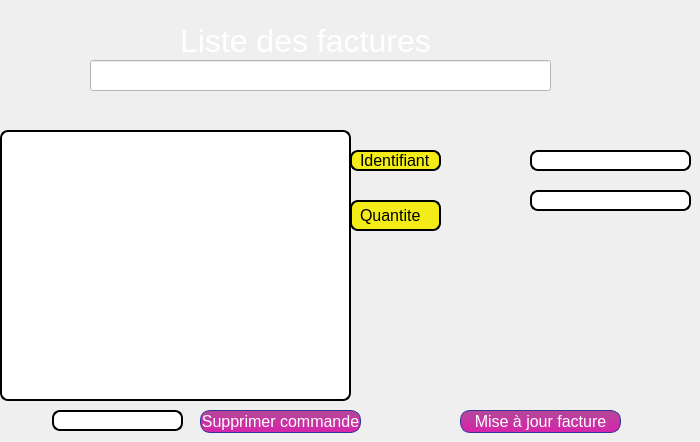
    <widget class="QWidget" name="tab_4">
     <attribute name="title">
      <string>Consultation des commandes</string>
     </attribute>
     <widget class="QLineEdit" name="montantS_4">
      <property name="geometry">
       <rect>
        <x>530</x>
        <y>190</y>
        <width>161</width>
        <height>21</height>
       </rect>
      </property>
      <property name="styleSheet">
       <string notr="true">QLineEdit {
background-color: rgb(255, 255, 255);
padding: 1px;
border-style: solid;
border: 2px solid black;
border-radius: 8px;
}</string>
      </property>
     </widget>
     <widget class="QLineEdit" name="idS_4">
      <property name="geometry">
       <rect>
        <x>530</x>
        <y>150</y>
        <width>161</width>
        <height>21</height>
       </rect>
      </property>
      <property name="styleSheet">
       <string notr="true">QLineEdit {
background-color: rgb(255, 255, 255);
padding: 1px;
border-style: solid;
border: 2px solid black;
border-radius: 8px;
}</string>
      </property>
     </widget>
     <widget class="QLabel" name="label_22">
      <property name="enabled">
       <bool>true</bool>
      </property>
      <property name="geometry">
       <rect>
        <x>350</x>
        <y>200</y>
        <width>91</width>
        <height>31</height>
       </rect>
      </property>
      <property name="font">
       <font>
        <pointsize>12</pointsize>
       </font>
      </property>
      <property name="styleSheet">
       <string notr="true">QLabel {
	color: rgb(0, 0, 0);
	background-color: rgb(243, 236, 23);
border: 2px solid;
border-radius: 8px;
padding: 2px 4px;
}</string>
      </property>
      <property name="text">
       <string>Quantite</string>
      </property>
     </widget>
     <widget class="QPushButton" name="pb_miseajour_2">
      <property name="geometry">
       <rect>
        <x>460</x>
        <y>410</y>
        <width>161</width>
        <height>23</height>
       </rect>
      </property>
      <property name="font">
       <font>
        <pointsize>12</pointsize>
       </font>
      </property>
      <property name="styleSheet">
       <string notr="true">QPushButton {
color: white;
	background-color: qlineargradient(spread:pad, x1:0.122, y1:0.988636, x2:0.118, y2:0, stop:0.0147059 rgba(214, 37, 170, 255), stop:0.936275 rgba(182, 69, 154, 255));
border-width: 1px;
border-color: #339;
border-style: solid;
border-radius: 10;
padding: -16px 0px;
min-height: 32px;
min-width: 60px;	
}
QPushButton:hover {
color: white;
background-color: qlineargradient(spread:pad, x1:0.122, y1:0.988636, x2:0.118, y2:0, stop:0.00490196 rgba(255, 0, 191, 255), stop:0.696078 rgba(174, 72, 150, 255), stop:1 rgba(242, 242, 242, 255));
border-width: 1px;
border-color: #339;
border-style: solid;
border-radius: 10;
padding: -16px 0px;
min-height: 32px;
min-width: 60px;	
}</string>
      </property>
      <property name="text">
       <string>Mise à jour facture</string>
      </property>
     </widget>
     <widget class="QLabel" name="label_24">
      <property name="geometry">
       <rect>
        <x>350</x>
        <y>150</y>
        <width>91</width>
        <height>21</height>
       </rect>
      </property>
      <property name="font">
       <font>
        <pointsize>12</pointsize>
       </font>
      </property>
      <property name="styleSheet">
       <string notr="true">QLabel {
	color: rgb(0, 0, 0);
	background-color: rgb(243, 236, 23);
border: 2px solid;
border-radius: 8px;
padding: 2px 4px;
}</string>
      </property>
      <property name="text">
       <string>Identifiant</string>
      </property>
     </widget>
     <widget class="QLineEdit" name="idsupp_2">
      <property name="geometry">
       <rect>
        <x>52</x>
        <y>410</y>
        <width>131</width>
        <height>21</height>
       </rect>
      </property>
      <property name="styleSheet">
       <string notr="true">QLineEdit {
background-color: rgb(255, 255, 255);
padding: 1px;
border-style: solid;
border: 2px solid black;
border-radius: 8px;
}</string>
      </property>
     </widget>
     <widget class="QPushButton" name="pb_supprimer_2">
      <property name="geometry">
       <rect>
        <x>200</x>
        <y>410</y>
        <width>161</width>
        <height>23</height>
       </rect>
      </property>
      <property name="font">
       <font>
        <pointsize>12</pointsize>
       </font>
      </property>
      <property name="styleSheet">
       <string notr="true">QPushButton {
color: white;
	background-color: qlineargradient(spread:pad, x1:0.122, y1:0.988636, x2:0.118, y2:0, stop:0.0147059 rgba(214, 37, 170, 255), stop:0.936275 rgba(182, 69, 154, 255));
border-width: 1px;
border-color: #339;
border-style: solid;
border-radius: 10;
padding: -16px 0px;
min-height: 32px;
min-width: 60px;	
}
QPushButton:hover {
color: white;
background-color: qlineargradient(spread:pad, x1:0.122, y1:0.988636, x2:0.118, y2:0, stop:0.00490196 rgba(255, 0, 191, 255), stop:0.696078 rgba(174, 72, 150, 255), stop:1 rgba(242, 242, 242, 255));
border-width: 1px;
border-color: #339;
border-style: solid;
border-radius: 10;
padding: -16px 0px;
min-height: 32px;
min-width: 60px;	
}</string>
      </property>
      <property name="text">
       <string>Supprimer commande</string>
      </property>
     </widget>
     <widget class="QLabel" name="label_25">
      <property name="geometry">
       <rect>
        <x>180</x>
        <y>20</y>
        <width>311</width>
        <height>41</height>
       </rect>
      </property>
      <property name="font">
       <font>
        <pointsize>24</pointsize>
       </font>
      </property>
      <property name="styleSheet">
       <string notr="true">QLabel {
	color: rgb(255, 255, 255);

}</string>
      </property>
      <property name="text">
       <string>Liste des factures</string>
      </property>
     </widget>
     <widget class="QTableView" name="tab_facture_2">
      <property name="geometry">
       <rect>
        <x>0</x>
        <y>130</y>
        <width>351</width>
        <height>271</height>
       </rect>
      </property>
      <property name="styleSheet">
       <string notr="true">QTableView {
background-color: rgb(255, 255, 255);
padding: 1px;
border-style: solid;
border: 2px solid black;
border-radius: 8px;
}</string>
      </property>
     </widget>
     <widget class="QLineEdit" name="barre_recherche_2">
      <property name="geometry">
       <rect>
        <x>90</x>
        <y>60</y>
        <width>461</width>
        <height>31</height>
       </rect>
      </property>
      <property name="styleSheet">
       <string notr="true">background-color: rgb(255, 255, 255);</string>
      </property>
     </widget>
    </widget>
